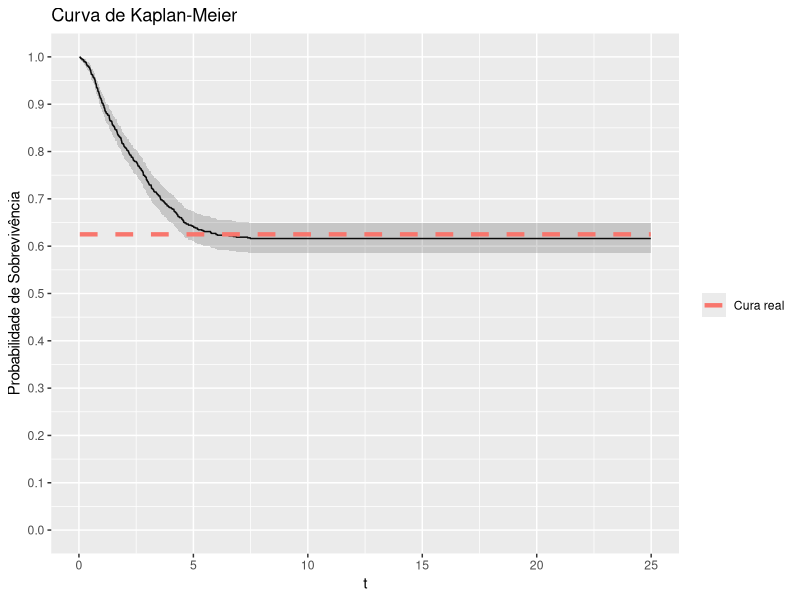
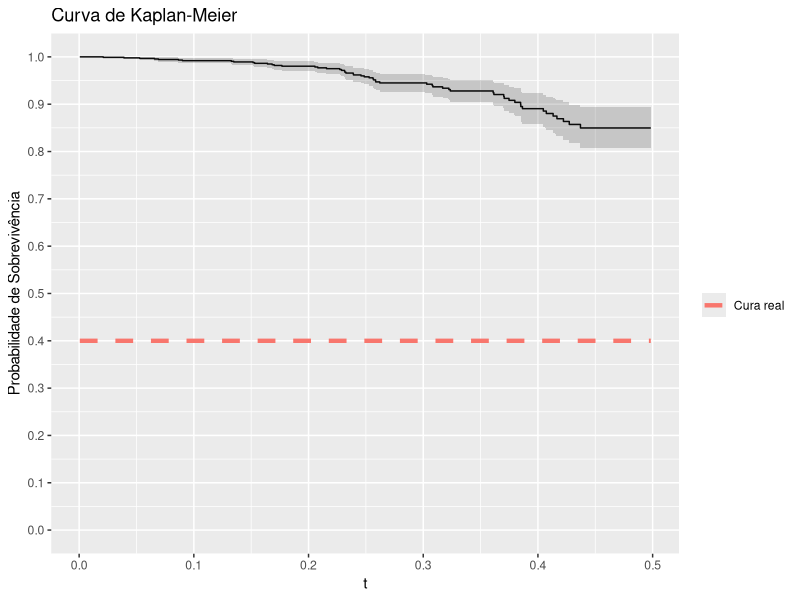

Reproduce these figures in R, in order.
library(purrr)
library(rlang)
library(tibble)
library(survival)
library(ggplot2)

# Função usada para construir o Kaplan-Meier mais fácil no ggplot2
plot_kaplan <- function(dados, surv, ...) {

  cura_real <- surv(.Machine$double.xmax, ...)

  dados_surv <- Surv(time = dados$t, event = dados$delta)
  km_fit <- survfit(dados_surv ~ 1)

  km_data <- data.frame(
    time = km_fit$time,
    surv = km_fit$surv,
    upper = km_fit$upper,
    lower = km_fit$lower
  )

  ggplot(km_data, aes(x = time, y = surv)) +
    geom_step() +
    geom_ribbon(aes(ymin = lower, ymax = upper), alpha = 0.2) +
    labs(x = "Tempo", y = "Probabilidade de Sobrevivência", title = "Curva de Kaplan-Meier") +
    stat_summary(geom = "line", fun = \(i) cura_real, aes(color = "Cura real"), linewidth = 1.5, linetype = 2) +
    scale_y_continuous(limits = c(0, 1), n.breaks = 10) +
    labs(x = "t") +
    guides(color = guide_legend(title = ""))
}

# quantile_model_exp <- function(u, rho, a, lambda) {
#   -log((a - a * u - rho * u) / a) / lambda
# }

# Waring Fragility Model - Random Activation
# G is the baseline distribution
# rho > 2. Se rho < 2, a variância da distribuição é infinita.
# a > 0
surv_wfm_random <- function(G) {
  function(t, rho, a, ...) {
    cure <- rho / (a + rho)
    cure + (1 - cure) * (1 - G(t, ...))
  }
}
desity_wfm_random <- function(g) {
  function(t, rho, a, ...) {
    cure <- rho / (a + rho)
    (1 - cure) * g(t, ...)
  }
}

# Criando automaticamente a função de sobrevivência do modelo com
# ativação aleatória, com G ~ Weibull
# Aqui você cria qualquer sobrevivencia, distribuição acumulada e densidade
# do seu modelo.
surv_wfm_random_weibull <- surv_wfm_random(G = pweibull) # Basta passar a G

cdf_wfm_random_weibull <- function(t, rho, a, shape, scale) {
  1 - surv_wfm_random_weibull(t, rho, a, shape = shape, scale = scale)
}

pdf_wfm_random_weibull <- desity_wfm_random(g = dweibull) # Basta passar a g

# Funcao que usaremos para gerar os dados
random_cure <-
  function(n = 1L,
           quantile_function = NULL,
           surv,
           censoring_cdf = NULL, # Se não for passada, é a distribuição uniforme (censura não-informativa)
           args_censoring_cdf = NULL, # Lista de valores dos argumentos da distribução da censura.
           args_model,
           t_max = NULL) {
    
    find_cure_limit <- function(surv, args_model, tol = 1e-6, tol_time = 1e-6, t_init = 10, t_max = 1e5) {
      s <- function(t) do.call(surv, c(list(t), args_model))
    
      # Aproximação da fração de cura
      pi_hat <- s(t_max)
    
      # Busca exponencial para achar intervalo
      t_lower <- t_init
      t_upper <- t_lower
    
      repeat {
        diff <- abs(s(t_upper) - pi_hat)
        if (diff < tol || t_upper >= t_max) break
        t_lower <- t_upper
        t_upper <- min(t_upper * 2, t_max)
      }
    
      if (t_upper >= t_max && abs(s(t_upper) - pi_hat) > tol) return(NA_real_)
    
      # Busca binária refinada
      while ((t_upper - t_lower) > tol_time) {
        t_mid <- 0.5 * (t_lower + t_upper)
        s_mid <- s(t_mid)
        if (abs(s_mid - pi_hat) < tol) {
          t_upper <- t_mid
        } else {
          t_lower <- t_mid
        }
      }
      # Retorna o menor valor de t tal que a sobrevivência converge 
      # para cura do modelo.
      return(t_upper) 
    }
  
    upper <- find_cure_limit(surv = surv, args_model)
    
    find_root <- function(u, func) {
      uniroot(
        \(t) func(t) - u,
        lower = 0,
        upper = upper, 
        tol = .Machine$double.eps^0.5
      )$root
    }

    # Obtendo a fração de cura da função de sobrevivência
    surv <- purrr::partial(.f = surv, !!!args_model)
    cure_fraction <- surv(.Machine$double.xmax)

    find_root <- Vectorize(FUN = find_root, vectorize.args = c("u"))
    
    if (is.function(quantile_function)) {
      quantile_function <- purrr::partial(.f = quantile_function, !!!args_model)
    } else if (is.function(surv)) {
      quantile_function <- purrr::partial(.f = find_root, func = surv)
    } else {
      stop("Invalid input: You must provide either a valid quantile function (quantile_function) or a cumulative distribution function (cdf).")
    }

    # Dividindo a população em idivíduos suscetíveis e curados
    c <- rbinom(n = n, size = 1L, prob = 1 - cure_fraction) # Divisão da população
    u <- cure_fraction + (1 - cure_fraction) * runif(n = n, min = 0, max = 1) # Utilizado para gerar os tempos reais

    # Calculando o tempo de sobrevivência real
    t <- quantile_function(u) # Tempo real

    # Atribuindo tempo máximo (maior real da arquitetura) para os indivíduos
    # curados.
    real_t <- ifelse(c, yes = t, no = .Machine$double.xmax)

    if(is.null(t_max)){
      t_max <- max(t * c)
    } 

    if (is.function(censoring_cdf)) {
      quantile_censoring <- purrr::partial(.f = find_root, censoring_cdf, !!!args_censoring_cdf)
      time_c <- quantile_censoring(u)      
    } else {
      time_c <- runif(n = n, min = 0, max = t_max)
    }
    t_observed <- pmin(real_t, time_c)
    delta <- ifelse(t_observed < real_t, yes = 0L, no = 1L) # 1 para falha e 0 para censura
    print(cure_fraction)
    return(tibble::tibble(t = t_observed, delta = delta))
  }

# Dados verdadeiros
rho <- 2.5 # rho > 2
a <- 1.5
shape <- 1.5
scale <- 2.5

dados <- 
  random_cure(
    n = 1000L,
    surv = surv_wfm_random_weibull,
    args_model = c(rho = rho, a = a, shape = shape, scale = scale),
    t_max = 25
  )

plot_kaplan(
  dados, 
  surv = surv_wfm_random_weibull,
  rho = rho,
  a = a,
  shape = shape,
  scale = scale
)

# Testando com a Dagum defeituosa ----------------------------------------

surv_dagum <- function(t, theta, beta, alpha){
  1 - theta * beta/(beta + theta * t^(-alpha))
}

theta <- 0.6
beta = 1.2
alpha <- 2.5

dados <- 
  random_cure(
    n = 1000L,
    surv = surv_dagum,
    args_model = c(theta = theta, beta = beta, alpha = alpha),
    t_max = 0.5
  )

  dados |>
    dplyr::group_by(delta) |> 
    dplyr::summarise(n = dplyr::n(), prop = n/nrow(dados))
  
  

# Plotando facilmente o Kaplan-Meier -------------------------------------
plot_kaplan(
  dados, 
  surv = surv_dagum, 
  theta = theta, 
  alpha = alpha, 
  beta = beta
)
